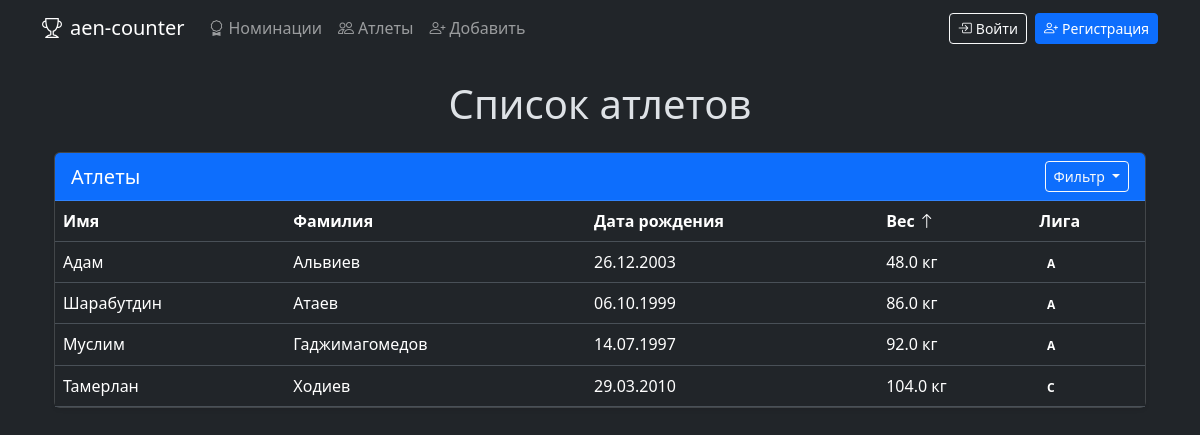
The page /athlets?sort=weight&order=asc on the database its author committed.
### data/athletes.py (models this page shows)
class Athlete(SqlAlchemyBase):
    __tablename__ = 'athletes'
    id = sa.Column(sa.Integer, primary_key=True, autoincrement=True)
    name = sa.Column(sa.String, nullable=False)
    surname = sa.Column(sa.String, nullable=False)
    birth_date = sa.Column(sa.Date, nullable=False)
    weight = sa.Column(sa.Float)
    league = sa.Column(sa.Integer)

### main.py (the view)
@app.route('/athlets')
def athlets():
    db_sess = db_session.create_session()
    sort_by = request.args.get('sort')
    sort_order = request.args.get('order')
    query = db_sess.query(Athlete)
    if sort_by == 'surname':
        if sort_order == 'asc':
            query = query.order_by(Athlete.surname.asc())
        else:
            query = query.order_by(Athlete.surname.desc())
    elif sort_by == 'weight':
        if sort_order == 'asc':
            query = query.order_by(Athlete.weight.asc())
        else:
            query = query.order_by(Athlete.weight.desc())
    elif sort_by == 'league':
        if sort_order == 'asc':
            query = query.order_by(Athlete.league.asc())
        else:
            query = query.order_by(Athlete.league.desc())
    athletes = query.all()
    return render_template('list_athlets.html', athletes=athletes, title='Атлеты')

### data/db_session.py (called while the page is built)
def create_session() -> Session:
    global __factory
    return __factory()

### templates/list_athlets.html (shortened to what this page needs)
{% extends "base.html" %}
{% block content %}
<div class="container mt-4">
    <h1 class="text-center mb-4">Список атлетов</h1>
    <div class="card shadow-sm">
        <div class="card-header bg-primary text-white">
            <div class="d-flex justify-content-between align-items-center">
                <h5 class="mb-0">Атлеты</h5>
                <div class="dropdown">
                    <button class="btn btn-sm btn-outline-light dropdown-toggle" type="button" id="sortDropdown"
                            data-bs-toggle="dropdown" aria-expanded="false">
                        Фильтр
                    </button>
                </div>
            </div>
        </div>
        <div class="table-responsive">
            <table class="table table-hover mb-0">
                <thead class="thead-light">
                    <tr>
                        <th scope="col" class="text-nowrap">Имя</th>
                        <th scope="col" class="text-nowrap">
                            Фамилия
                        </th>
                        <th scope="col" class="text-nowrap">Дата рождения</th>
                        <th scope="col" class="text-nowrap">
                            Вес
                            {% if request.args.get('sort') == 'weight' %}
                                {% if request.args.get('order') == 'asc' %}
                                    <i class="bi bi-arrow-up"></i>
                                {% else %}
                                    <i class="bi bi-arrow-down"></i>
                                {% endif %}
                            {% endif %}
                        </th>
                        <th scope="col" class="text-nowrap">
                            Лига
                        </th>
                    </tr>
                </thead>
                <tbody>
                    {% for athlete in athletes %}
                    <tr>
                        <td>{{ athlete.name }}</td>
                        <td>{{ athlete.surname }}</td>
                        <td>{{ athlete.birth_date.strftime('%d.%m.%Y') }}</td>
                        <td>{{ athlete.weight }} кг</td>
                        <td>
                            <span class="badge
                                {% if athlete.league == 0 %}
                                {% elif athlete.league == 1 %}
                                {% elif athlete.league == 2 %}
                                {% endif %}">
                                {% if athlete.league == 0 %}А
                                {% elif athlete.league == 1 %}Б
                                {% elif athlete.league == 2 %}C
                                {% elif athlete.league == 3 %}О
                                {% endif %}
                            </span>
                        </td>
                    </tr>
                    {% endfor %}
                </tbody>
            </table>
        </div>
    </div>
</div>
{% endblock %}

### rows shown on the page
Athlete: name "Адам", surname "Альвиев", birth_date "26.12.2003", weight "48.0", league "А"
Athlete: name "Шарабутдин", surname "Атаев", birth_date "06.10.1999", weight "86.0", league "А"
Athlete: name "Муслим", surname "Гаджимагомедов", birth_date "14.07.1997", weight "92.0", league "А"
Athlete: name "Тамерлан", surname "Ходиев", birth_date "29.03.2010", weight "104.0", league "C"
